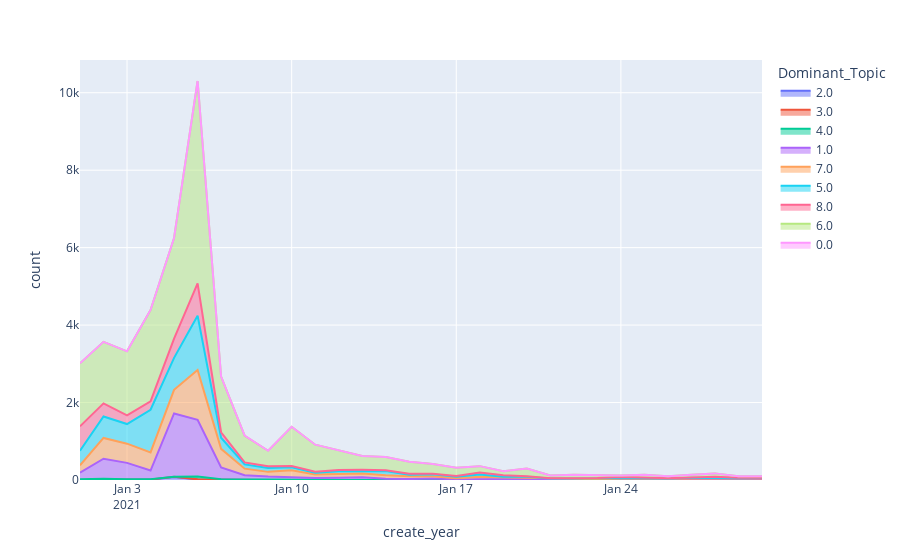

The notebook cell this image was saved under:
### Code cell
# Plot topic distribution over time
topic_stream = px.area(topic_dist_count, x='create_year', y='count', color='Dominant_Topic')
topic_stream

### Figure 1 — Plotly figure (JSON) as saved in the notebook; plotly's stock layout.template omitted (floating-point values rounded to 4 significant figures)
{"data": [{"hovertemplate": "Dominant_Topic=2.0<br>create_year=%{x}<br>count=%{y}<extra></extra>", "legendgroup": "2.0", "line": {"color": "#636efa"}, "marker": {"symbol": "circle"}, "mode": "lines", "name": "2.0", "orientation": "v", "showlegend": true, "stackgroup": "1", "type": "scatter", "x": ["2021-01-01T00:00:00", "2021-01-02T00:00:00", "2021-01-03T00:00:00", "2021-01-04T00:00:00", "2021-01-05T00:00:00", "2021-01-06T00:00:00", "2021-01-07T00:00:00", "2021-01-08T00:00:00", "2021-01-10T00:00:00", "2021-01-11T00:00:00", "2021-01-15T00:00:00", "2021-01-20T00:00:00", "2021-01-25T00:00:00", "2021-01-27T00:00:00", "2021-01-29T00:00:00"], "xaxis": "x", "y": [1, 11, 5, 6, 80, 14, 1, 2, 1, 1, 1, 1, 1, 2, 1], "yaxis": "y"}, {"hovertemplate": "Dominant_Topic=3.0<br>create_year=%{x}<br>count=%{y}<extra></extra>", "legendgroup": "3.0", "line": {"color": "#EF553B"}, "marker": {"symbol": "circle"}, "mode": "lines", "name": "3.0", "orientation": "v", "showlegend": true, "stackgroup": "1", "type": "scatter", "x": ["2021-01-01T00:00:00", "2021-01-02T00:00:00", "2021-01-03T00:00:00", "2021-01-04T00:00:00", "2021-01-05T00:00:00", "2021-01-06T00:00:00", "2021-01-07T00:00:00", "2021-01-08T00:00:00", "2021-01-09T00:00:00", "2021-01-12T00:00:00", "2021-01-13T00:00:00", "2021-01-30T00:00:00"], "xaxis": "x", "y": [6, 7, 9, 10, 3, 4, 5, 2, 2, 2, 1, 1], "yaxis": "y"}, {"hovertemplate": "Dominant_Topic=4.0<br>create_year=%{x}<br>count=%{y}<extra></extra>", "legendgroup": "4.0", "line": {"color": "#00cc96"}, "marker": {"symbol": "circle"}, "mode": "lines", "name": "4.0", "orientation": "v", "showlegend": true, "stackgroup": "1", "type": "scatter", "x": ["2021-01-01T00:00:00", "2021-01-02T00:00:00", "2021-01-03T00:00:00", "2021-01-04T00:00:00", "2021-01-05T00:00:00", "2021-01-06T00:00:00", "2021-01-07T00:00:00", "2021-01-08T00:00:00", "2021-01-09T00:00:00", "2021-01-10T00:00:00", "2021-01-11T00:00:00", "2021-01-12T00:00:00", "2021-01-14T00:00:00", "2021-01-16T00:00:00", "2021-01-17T00:00:00", "2021-01-18T00:00:00", "2021-01-19T00:00:00", "2021-01-20T00:00:00", "2021-01-21T00:00:00", "2021-01-22T00:00:00", "2021-01-23T00:00:00", "2021-01-24T00:00:00", "2021-01-26T00:00:00", "2021-01-27T00:00:00", "2021-01-28T00:00:00", "2021-01-29T00:00:00", "2021-01-30T00:00:00"], "xaxis": "x", "y": [11, 13, 5, 6, 3, 72, 15, 9, 1, 3, 5, 1, 5, 4, 1, 2, 9, 2, 3, 2, 1, 1, 1, 2, 1, 1, 2], "yaxis": "y"}, {"hovertemplate": "Dominant_Topic=1.0<br>create_year=%{x}<br>count=%{y}<extra></extra>", "legendgroup": "1.0", "line": {"color": "#ab63fa"}, "marker": {"symbol": "circle"}, "mode": "lines", "name": "1.0", "orientation": "v", "showlegend": true, "stackgroup": "1", "type": "scatter", "x": ["2021-01-01T00:00:00", "2021-01-02T00:00:00", "2021-01-03T00:00:00", "2021-01-04T00:00:00", "2021-01-05T00:00:00", "2021-01-06T00:00:00", "2021-01-07T00:00:00", "2021-01-08T00:00:00", "2021-01-09T00:00:00", "2021-01-10T00:00:00", "2021-01-11T00:00:00", "2021-01-12T00:00:00", "2021-01-13T00:00:00", "2021-01-14T00:00:00", "2021-01-15T00:00:00", "2021-01-16T00:00:00", "2021-01-17T00:00:00", "2021-01-18T00:00:00", "2021-01-19T00:00:00", "2021-01-20T00:00:00", "2021-01-21T00:00:00", "2021-01-22T00:00:00", "2021-01-23T00:00:00", "2021-01-24T00:00:00", "2021-01-25T00:00:00", "2021-01-26T00:00:00", "2021-01-27T00:00:00", "2021-01-28T00:00:00", "2021-01-29T00:00:00", "2021-01-30T00:00:00"], "xaxis": "x", "y": [174, 519, 423, 222, 1633, 1462, 304, 109, 85, 65, 45, 52, 67, 27, 23, 34, 14, 19, 18, 19, 3, 2, 5, 19, 5, 14, 15, 9, 3, 12], "yaxis": "y"}, {"hovertemplate": "Dominant_Topic=7.0<br>create_year=%{x}<br>count=%{y}<extra></extra>", "legendgroup": "7.0", "line": {"color": "#FFA15A"}, "marker": {"symbol": "circle"}, "mode": "lines", "name": "7.0", "orientation": "v", "showlegend": true, "stackgroup": "1", "type": "scatter", "x": ["2021-01-01T00:00:00", "2021-01-02T00:00:00", "2021-01-03T00:00:00", "2021-01-04T00:00:00", "2021-01-05T00:00:00", "2021-01-06T00:00:00", "2021-01-07T00:00:00", "2021-01-08T00:00:00", "2021-01-09T00:00:00", "2021-01-10T00:00:00", "2021-01-11T00:00:00", "2021-01-12T00:00:00", "2021-01-13T00:00:00", "2021-01-14T00:00:00", "2021-01-15T00:00:00", "2021-01-16T00:00:00", "2021-01-17T00:00:00", "2021-01-18T00:00:00", "2021-01-19T00:00:00", "2021-01-20T00:00:00", "2021-01-21T00:00:00", "2021-01-22T00:00:00", "2021-01-23T00:00:00", "2021-01-24T00:00:00", "2021-01-25T00:00:00", "2021-01-26T00:00:00", "2021-01-27T00:00:00", "2021-01-28T00:00:00", "2021-01-29T00:00:00", "2021-01-30T00:00:00"], "xaxis": "x", "y": [189, 536, 496, 467, 609, 1287, 479, 171, 122, 183, 93, 92, 99, 90, 70, 57, 30, 61, 40, 34, 25, 20, 14, 12, 27, 10, 17, 23, 20, 21], "yaxis": "y"}, {"hovertemplate": "Dominant_Topic=5.0<br>create_year=%{x}<br>count=%{y}<extra></extra>", "legendgroup": "5.0", "line": {"color": "#19d3f3"}, "marker": {"symbol": "circle"}, "mode": "lines", "name": "5.0", "orientation": "v", "showlegend": true, "stackgroup": "1", "type": "scatter", "x": ["2021-01-01T00:00:00", "2021-01-02T00:00:00", "2021-01-03T00:00:00", "2021-01-04T00:00:00", "2021-01-05T00:00:00", "2021-01-06T00:00:00", "2021-01-07T00:00:00", "2021-01-08T00:00:00", "2021-01-09T00:00:00", "2021-01-10T00:00:00", "2021-01-11T00:00:00", "2021-01-12T00:00:00", "2021-01-13T00:00:00", "2021-01-14T00:00:00", "2021-01-15T00:00:00", "2021-01-16T00:00:00", "2021-01-17T00:00:00", "2021-01-18T00:00:00", "2021-01-19T00:00:00", "2021-01-20T00:00:00", "2021-01-21T00:00:00", "2021-01-22T00:00:00", "2021-01-23T00:00:00", "2021-01-24T00:00:00", "2021-01-25T00:00:00", "2021-01-26T00:00:00", "2021-01-27T00:00:00", "2021-01-28T00:00:00", "2021-01-29T00:00:00", "2021-01-30T00:00:00"], "xaxis": "x", "y": [373, 554, 507, 1103, 826, 1405, 288, 109, 103, 77, 45, 79, 60, 111, 42, 51, 36, 60, 20, 28, 7, 10, 27, 22, 13, 16, 20, 28, 22, 14], "yaxis": "y"}, {"hovertemplate": "Dominant_Topic=8.0<br>create_year=%{x}<br>count=%{y}<extra></extra>", "legendgroup": "8.0", "line": {"color": "#FF6692"}, "marker": {"symbol": "circle"}, "mode": "lines", "name": "8.0", "orientation": "v", "showlegend": true, "stackgroup": "1", "type": "scatter", "x": ["2021-01-01T00:00:00", "2021-01-02T00:00:00", "2021-01-03T00:00:00", "2021-01-04T00:00:00", "2021-01-05T00:00:00", "2021-01-06T00:00:00", "2021-01-07T00:00:00", "2021-01-08T00:00:00", "2021-01-09T00:00:00", "2021-01-10T00:00:00", "2021-01-11T00:00:00", "2021-01-12T00:00:00", "2021-01-13T00:00:00", "2021-01-14T00:00:00", "2021-01-15T00:00:00", "2021-01-16T00:00:00", "2021-01-17T00:00:00", "2021-01-18T00:00:00", "2021-01-19T00:00:00", "2021-01-20T00:00:00", "2021-01-21T00:00:00", "2021-01-22T00:00:00", "2021-01-23T00:00:00", "2021-01-24T00:00:00", "2021-01-25T00:00:00", "2021-01-26T00:00:00", "2021-01-27T00:00:00", "2021-01-28T00:00:00", "2021-01-29T00:00:00", "2021-01-30T00:00:00"], "xaxis": "x", "y": [632, 338, 221, 216, 495, 832, 141, 53, 43, 34, 23, 35, 35, 17, 24, 16, 25, 51, 33, 12, 7, 8, 5, 24, 22, 3, 11, 26, 8, 9], "yaxis": "y"}, {"hovertemplate": "Dominant_Topic=6.0<br>create_year=%{x}<br>count=%{y}<extra></extra>", "legendgroup": "6.0", "line": {"color": "#B6E880"}, "marker": {"symbol": "circle"}, "mode": "lines", "name": "6.0", "orientation": "v", "showlegend": true, "stackgroup": "1", "type": "scatter", "x": ["2021-01-01T00:00:00", "2021-01-02T00:00:00", "2021-01-03T00:00:00", "2021-01-04T00:00:00", "2021-01-05T00:00:00", "2021-01-06T00:00:00", "2021-01-07T00:00:00", "2021-01-08T00:00:00", "2021-01-09T00:00:00", "2021-01-10T00:00:00", "2021-01-11T00:00:00", "2021-01-12T00:00:00", "2021-01-13T00:00:00", "2021-01-14T00:00:00", "2021-01-15T00:00:00", "2021-01-16T00:00:00", "2021-01-17T00:00:00", "2021-01-18T00:00:00", "2021-01-19T00:00:00", "2021-01-20T00:00:00", "2021-01-21T00:00:00", "2021-01-22T00:00:00", "2021-01-23T00:00:00", "2021-01-24T00:00:00", "2021-01-25T00:00:00", "2021-01-26T00:00:00", "2021-01-27T00:00:00", "2021-01-28T00:00:00", "2021-01-29T00:00:00", "2021-01-30T00:00:00"], "xaxis": "x", "y": [1629, 1590, 1656, 2360, 2601, 5226, 1438, 688, 399, 1012, 700, 506, 360, 343, 313, 253, 213, 165, 109, 200, 73, 94, 82, 38, 66, 54, 70, 84, 43, 35], "yaxis": "y"}, {"hovertemplate": "Dominant_Topic=0.0<br>create_year=%{x}<br>count=%{y}<extra></extra>", "legendgroup": "0.0", "line": {"color": "#FF97FF"}, "marker": {"symbol": "circle"}, "mode": "lines", "name": "0.0", "orientation": "v", "showlegend": true, "stackgroup": "1", "type": "scatter", "x": ["2021-01-03T00:00:00", "2021-01-04T00:00:00", "2021-01-06T00:00:00", "2021-01-08T00:00:00"], "xaxis": "x", "y": [1, 1, 1, 1], "yaxis": "y"}], "layout": {"legend": {"title": {"text": "Dominant_Topic"}, "tracegroupgap": 0}, "margin": {"t": 60}, "xaxis": {"anchor": "y", "domain": [0, 1], "title": {"text": "create_year"}}, "yaxis": {"anchor": "x", "domain": [0, 1], "title": {"text": "count"}}}}
